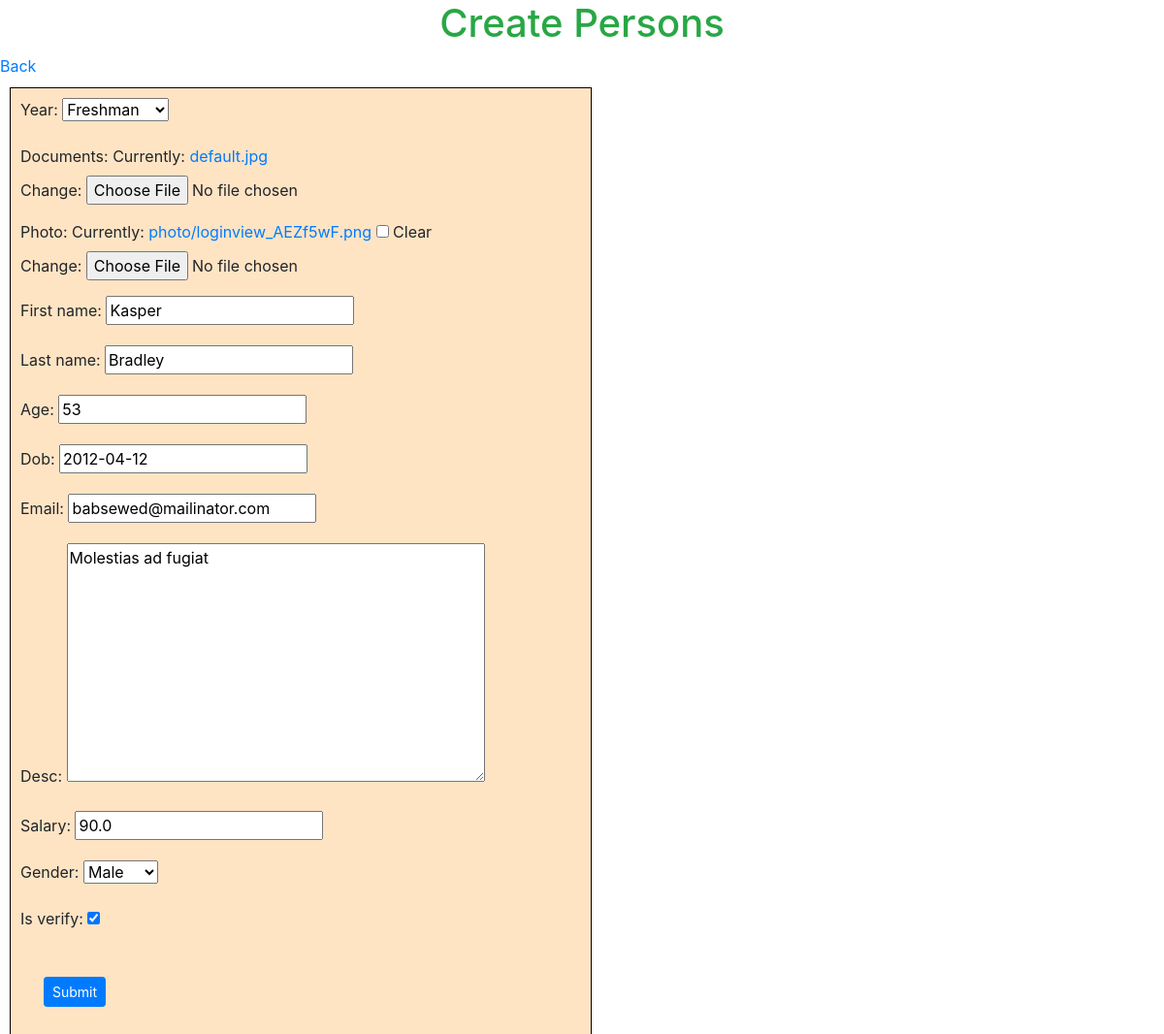
The page /edit/23/ on the database its author committed.
### accounts/models.py (models this page shows, shortened)
class Person(models.Model):
    year = models.CharField(choices=YEAR_IN_SCHOOL_CHOICES,
                            max_length=150, default='Graduate')
    documents = models.FileField(upload_to='documents/', default='default.jpg')
    photo = models.ImageField(upload_to='photo/', null=True, blank=True)
    first_name = models.CharField(max_length=50)
    last_name = models.CharField(max_length=50)
    age = models.IntegerField(default=18)
    dob = models.DateField(null=True, blank=True)
    email = models.EmailField(unique=True)
    desc = models.TextField()
    salary = models.FloatField()
    gender = models.CharField(max_length=50, choices=GENDERS, default='Male')
    is_verify = models.BooleanField(default=False)
    class Meta:
        ordering = ('-id', '-dob')

### accounts/views.py (the view, shortened to what this page needs)
# urls.py: path('edit/<int:id>/', edit_person, name='edit_person'),
def edit_person(request, id):
    object_ = Person.objects.filter(id=id).first()
    form = PersonForm(instance=object_)
    return render(request, 'create.html', locals())

### accounts/forms.py
class PersonForm(forms.ModelForm):
    class Meta:
        model = Person
        fields = "__all__"

### templates/create.html (shortened to what this page needs)
<!doctype html>
<html lang="en">
<head>
    <link rel="stylesheet" href="https://maxcdn.bootstrapcdn.com/bootstrap/4.0.0/css/bootstrap.min.css"
>
</head>
<body>
    <center class='text-success'>
        <h1> Create Persons</h1>
    </center>
    <a class='link' href="{% url 'pfilter' %}">Back</a>
    <form method='post' action="" enctype="multipart/form-data">
        {{form.as_p}}
        <button type="submit" class="btn btn-primary btn-sm m-4">Submit</button>
    </form>
</body>
</html>

### templates/create.html (style rules this page uses)
form { padding: 10px; margin: 10px; border: 1px solid black; background-color: bisque; left: 45%; width: 50%; }

### rows shown on the page
Person: year "Freshman", first_name "Kasper", last_name "Bradley", age "53", dob "2012-04-12", email "babsewed@mailinator.com", desc "Molestias ad fugiat", salary "90.0", gender "Male", is_verify "☑"
